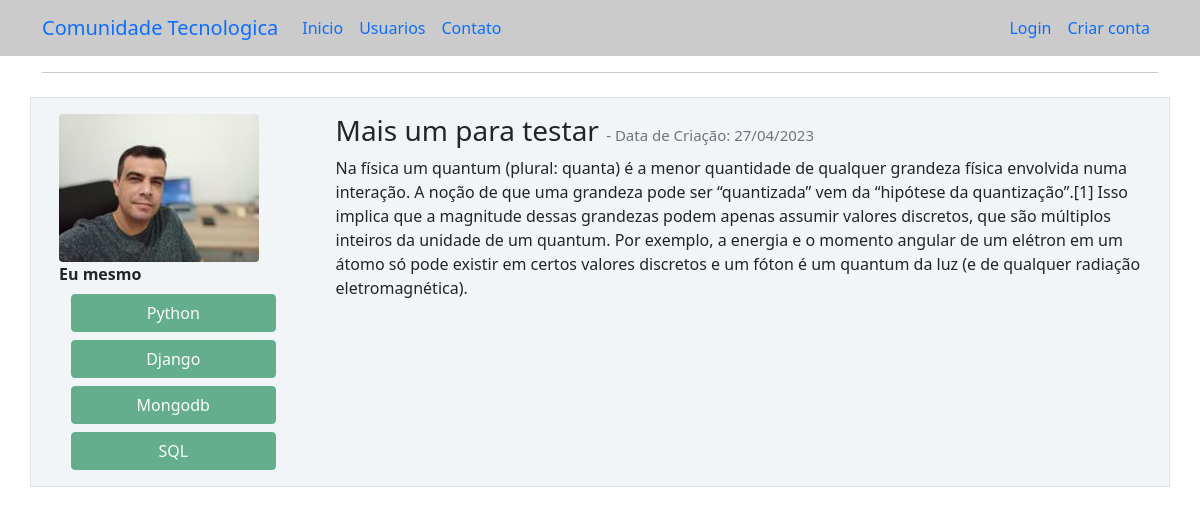
The app's page /post/4 with its own data.
### comunidadetecnologica/models.py (models this page shows, shortened)
class Usuario(database.Model,UserMixin):
    id = database.Column(database.Integer, primary_key=True)
    username = database.Column(database.String, nullable=False)
    email = database.Column(database.String, nullable=False, unique=True)
    senha = database.Column(database.String, nullable=False)
    foto_perfil = database.Column(database.String, default='default.jpg')
    posts = database.relationship('Post', backref='autor', lazy=True)
    cursos = database.Column(
        database.String, nullable=False, default='Não Informado')

class Post(database.Model):
    id = database.Column(database.Integer, primary_key=True)
    titulo = database.Column(database.String, nullable=False)
    corpo = database.Column(database.Text, nullable=False)
    data_criacao = database.Column(
        database.DateTime, nullable=False, default=datetime.utcnow)
    id_usuario = database.Column(
        database.Integer, database.ForeignKey('usuario.id'), nullable=False)

### comunidadetecnologica/routes.py (the view)
@app.route('/post/<post_id>', methods=['GET','POST'])
def exibir_post(post_id):
    post = Post.query.get(post_id)
    if current_user == post.autor:
        form = FormCriarPost()
        if request.method == 'GET':
            form.titulo.data = post.titulo
            form.corpo.data = post.corpo
        elif form.validate_on_submit():
            post.titulo = form.titulo.data
            post.corpo = form.corpo.data
            database.session.commit()
            flash('Post atualizado com sucesso', 'alert-success')
            return redirect(url_for('home'))
    else:
        form = None
    return render_template('post.html', post=post, form=form)

### comunidadetecnologica/templates/post.html (shortened to what this page needs)
{% extends 'base.html' %} {% block body %}
<div class="container">
  <hr />
  <div class="row border mt-4 p-3 meupost">
    <div class="container col col-3">
        <div class="image pe-1">
            <img src="{{url_for('static', filename='fotos_perfil/{}'.format(post.autor.foto_perfil))}}"
            class="rounded" width="200"/>
        </div>
        <strong>{{post.autor.username}} </strong>
        <div class="row justify-content-center container">
            {% for curso in post.autor.cursos.split(';') %}
                <button type="button" class="btn btn-success mt-2" disabled>{{curso}}</button>
            {% endfor%}
        </div>
    </div>
        <div class="col col-9">
            <h3>
                {{post.titulo}}
                <small class="text-muted" style="font-size: 15px">
                - Data de Criação: {{post.data_criacao.strftime('%d/%m/%Y')}}
                </small>
            </h3>
        <p>{{post.corpo}}</p>
        </div>
</div>
{% endblock %}

### comunidadetecnologica/static/main.css (style rules this page uses)
.meupost { background: #f2f5f8 !important; }

### records on screen
Usuario: foto_perfil (picture), autor.username "Eu mesmo"
Post: titulo "Mais um para testar", data_criacao "27/04/2023", corpo "Na física um quantum (plural: quanta) é a menor quantidade de qualquer grandeza física envolvida numa interação. A noção de que uma grandeza pode ser “quantizada” vem da “hipótese da quantização”.[1] Isso implica que a magnitude dessas grandezas podem apenas assumir valores discretos, que são múltiplos inteiros da unidade de um quantum. Por exemplo, a energia e o momento angular de um elétron em um átomo só pode existir em certos valores discretos e um fóton é um quantum da luz (e de qualquer radiação eletromagnética)."

### other values on screen
{{ curso }} "Python" "Django" "Mongodb" "SQL"
